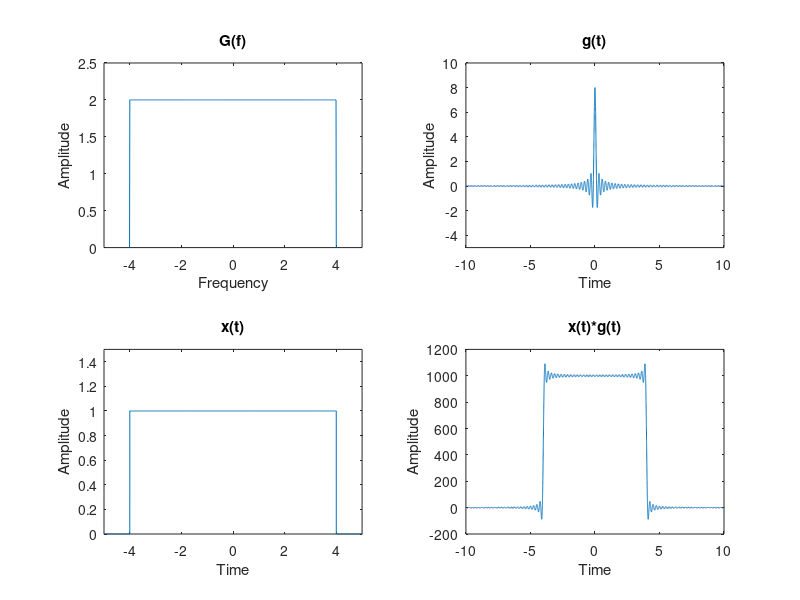

MATLAB code to generate this figure:
%Given Frequency Response of Signal G(f)
f = -4.01: 0.01:4;
G_f = 2*rectpuls(f,8);

%g(t) : Impulse Response of G(f)
fs = 1000;
t = -2*8:1/fs:2*8;
g_t = 8*sinc(8*t);

%Input to system is x(t)
x_t = rectpuls(t,8);

%Output of system is y(t)
y_t = conv(x_t,g_t,'same');

figure(1)

subplot(2,2,1)
plot(f,G_f)
title('G(f)')
ylabel('Amplitude');
xlabel('Frequency');
xlim([-5 5])
ylim([0 2.5])

subplot(2,2,2)
plot(t,g_t);
title('g(t)')
ylabel('Amplitude');
xlabel('Time');
xlim([-10 10])
ylim([-5 10])

subplot(2,2,3)
plot(t,x_t);
ylabel('Amplitude');
xlabel('Time');
title('x(t)')
xlim([-5 5])
ylim([0 1.5])

subplot(2,2,4)
plot(t,y_t);
title('x(t)*g(t)')
ylabel('Amplitude');
xlabel('Time');
xlim([-10 10])

